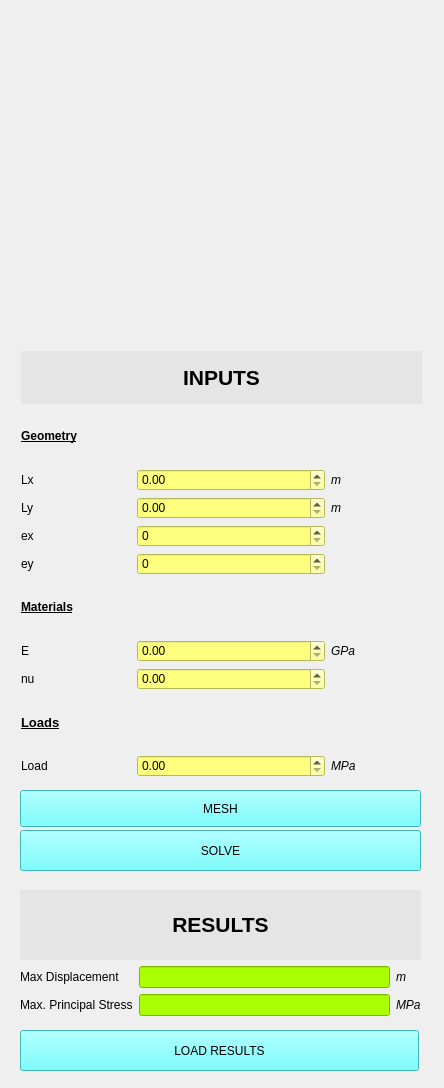
<?xml version="1.0" encoding="UTF-8"?>
<ui version="4.0">
 <class>MainWindow</class>
 <widget class="QMainWindow" name="MainWindow">
  <property name="geometry">
   <rect>
    <x>0</x>
    <y>0</y>
    <width>444</width>
    <height>1088</height>
   </rect>
  </property>
  <property name="windowTitle">
   <string>Glass Failure Calculator</string>
  </property>
  <widget class="QWidget" name="centralwidget">
   <property name="minimumSize">
    <size>
     <width>0</width>
     <height>0</height>
    </size>
   </property>
   <widget class="QWidget" name="plotter_container" native="true">
    <property name="geometry">
     <rect>
      <x>21</x>
      <y>22</y>
      <width>400</width>
      <height>322</height>
     </rect>
    </property>
    <property name="sizePolicy">
     <sizepolicy hsizetype="Expanding" vsizetype="Expanding">
      <horstretch>0</horstretch>
      <verstretch>0</verstretch>
     </sizepolicy>
    </property>
    <property name="minimumSize">
     <size>
      <width>400</width>
      <height>300</height>
     </size>
    </property>
   </widget>
   <widget class="QPushButton" name="solveButton">
    <property name="geometry">
     <rect>
      <x>20</x>
      <y>830</y>
      <width>401</width>
      <height>41</height>
     </rect>
    </property>
    <property name="styleSheet">
     <string notr="true">font: 700 12pt &quot;Arial&quot;;
background-color: rgb(85, 255, 255);</string>
    </property>
    <property name="text">
     <string>SOLVE</string>
    </property>
   </widget>
   <widget class="QPushButton" name="meshButton">
    <property name="geometry">
     <rect>
      <x>20</x>
      <y>790</y>
      <width>401</width>
      <height>37</height>
     </rect>
    </property>
    <property name="styleSheet">
     <string notr="true">font: 700 12pt &quot;Arial&quot;;
background-color: rgb(85, 255, 255);</string>
    </property>
    <property name="text">
     <string>MESH</string>
    </property>
   </widget>
   <widget class="QPushButton" name="load_results">
    <property name="geometry">
     <rect>
      <x>20</x>
      <y>1030</y>
      <width>399</width>
      <height>41</height>
     </rect>
    </property>
    <property name="styleSheet">
     <string notr="true">background-color: rgb(85, 255, 255);
font: 700 12pt &quot;Arial&quot;;</string>
    </property>
    <property name="text">
     <string>LOAD RESULTS</string>
    </property>
   </widget>
   <widget class="QWidget" name="layoutWidget">
    <property name="geometry">
     <rect>
      <x>21</x>
      <y>351</y>
      <width>401</width>
      <height>426</height>
     </rect>
    </property>
    <layout class="QGridLayout" name="gridLayout">
     <item row="4" column="0">
      <widget class="QLabel" name="label_ex">
       <property name="text">
        <string>ex</string>
       </property>
      </widget>
     </item>
     <item row="8" column="0">
      <widget class="QLabel" name="poissonsRatio">
       <property name="text">
        <string>nu</string>
       </property>
      </widget>
     </item>
     <item row="10" column="1" colspan="2">
      <widget class="QDoubleSpinBox" name="appliedLoad">
       <property name="styleSheet">
        <string notr="true">background-color: rgb(255, 255, 127);</string>
       </property>
      </widget>
     </item>
     <item row="5" column="1" colspan="2">
      <widget class="QSpinBox" name="ey">
       <property name="styleSheet">
        <string notr="true">background-color: rgb(255, 255, 127);</string>
       </property>
      </widget>
     </item>
     <item row="10" column="3">
      <widget class="QLabel" name="label_load_7">
       <property name="text">
        <string>&lt;html&gt;&lt;head/&gt;&lt;body&gt;&lt;p&gt;&lt;span style=&quot; font-style:italic;&quot;&gt;MPa&lt;/span&gt;&lt;/p&gt;&lt;/body&gt;&lt;/html&gt;</string>
       </property>
      </widget>
     </item>
     <item row="3" column="3">
      <widget class="QLabel" name="label_load_5">
       <property name="text">
        <string>&lt;html&gt;&lt;head/&gt;&lt;body&gt;&lt;p&gt;&lt;span style=&quot; font-style:italic;&quot;&gt;m&lt;/span&gt;&lt;/p&gt;&lt;/body&gt;&lt;/html&gt;</string>
       </property>
      </widget>
     </item>
     <item row="2" column="0">
      <widget class="QLabel" name="label_domain">
       <property name="text">
        <string>Lx                             </string>
       </property>
      </widget>
     </item>
     <item row="8" column="1" colspan="2">
      <widget class="QDoubleSpinBox" name="nu">
       <property name="styleSheet">
        <string notr="true">background-color: rgb(255, 255, 127);</string>
       </property>
      </widget>
     </item>
     <item row="3" column="1" colspan="2">
      <widget class="QDoubleSpinBox" name="Ly">
       <property name="styleSheet">
        <string notr="true">background-color: rgb(255, 255, 127);</string>
       </property>
       <property name="maximum">
        <double>999.000000000000000</double>
       </property>
      </widget>
     </item>
     <item row="1" column="0" colspan="2">
      <widget class="QLabel" name="label_3">
       <property name="text">
        <string>&lt;html&gt;&lt;head/&gt;&lt;body&gt;&lt;p&gt;&lt;span style=&quot; font-weight:700; text-decoration: underline;&quot;&gt;Geometry&lt;/span&gt;&lt;/p&gt;&lt;/body&gt;&lt;/html&gt;</string>
       </property>
      </widget>
     </item>
     <item row="2" column="3">
      <widget class="QLabel" name="label_load_4">
       <property name="text">
        <string>&lt;html&gt;&lt;head/&gt;&lt;body&gt;&lt;p&gt;&lt;span style=&quot; font-style:italic;&quot;&gt;m&lt;/span&gt;&lt;/p&gt;&lt;/body&gt;&lt;/html&gt;</string>
       </property>
      </widget>
     </item>
     <item row="9" column="0">
      <widget class="QLabel" name="label_4">
       <property name="text">
        <string>&lt;html&gt;&lt;head/&gt;&lt;body&gt;&lt;p&gt;&lt;span style=&quot; font-size:10pt; font-weight:700; text-decoration: underline;&quot;&gt;Loads&lt;/span&gt;&lt;/p&gt;&lt;/body&gt;&lt;/html&gt;</string>
       </property>
      </widget>
     </item>
     <item row="3" column="0">
      <widget class="QLabel" name="label_Ly">
       <property name="text">
        <string>Ly</string>
       </property>
      </widget>
     </item>
     <item row="6" column="0" colspan="2">
      <widget class="QLabel" name="label">
       <property name="text">
        <string>&lt;html&gt;&lt;head/&gt;&lt;body&gt;&lt;p&gt;&lt;span style=&quot; font-weight:700; text-decoration: underline;&quot;&gt;Materials&lt;/span&gt;&lt;/p&gt;&lt;/body&gt;&lt;/html&gt;</string>
       </property>
      </widget>
     </item>
     <item row="10" column="0">
      <widget class="QLabel" name="label_load">
       <property name="text">
        <string>Load</string>
       </property>
      </widget>
     </item>
     <item row="7" column="3">
      <widget class="QLabel" name="label_load_6">
       <property name="text">
        <string>&lt;html&gt;&lt;head/&gt;&lt;body&gt;&lt;p&gt;&lt;span style=&quot; font-style:italic;&quot;&gt;GPa&lt;/span&gt;&lt;/p&gt;&lt;/body&gt;&lt;/html&gt;</string>
       </property>
      </widget>
     </item>
     <item row="7" column="0">
      <widget class="QLabel" name="YoungModulus">
       <property name="text">
        <string>E</string>
       </property>
      </widget>
     </item>
     <item row="4" column="1" colspan="2">
      <widget class="QSpinBox" name="ex">
       <property name="styleSheet">
        <string notr="true">background-color: rgb(255, 255, 127);</string>
       </property>
       <property name="maximum">
        <number>1</number>
       </property>
      </widget>
     </item>
     <item row="5" column="0">
      <widget class="QLabel" name="label_ey">
       <property name="text">
        <string>ey</string>
       </property>
      </widget>
     </item>
     <item row="2" column="1" colspan="2">
      <widget class="QDoubleSpinBox" name="Lx">
       <property name="styleSheet">
        <string notr="true">background-color: rgb(255, 255, 127);</string>
       </property>
       <property name="maximum">
        <double>999.000000000000000</double>
       </property>
      </widget>
     </item>
     <item row="7" column="1" colspan="2">
      <widget class="QDoubleSpinBox" name="EMod">
       <property name="styleSheet">
        <string notr="true">background-color: rgb(255, 255, 127);</string>
       </property>
       <property name="maximum">
        <double>98.989999999999995</double>
       </property>
      </widget>
     </item>
     <item row="0" column="0" colspan="4">
      <widget class="QLabel" name="label_2">
       <property name="styleSheet">
        <string notr="true">background-color: rgb(229, 229, 229);</string>
       </property>
       <property name="text">
        <string>&lt;html&gt;&lt;head/&gt;&lt;body&gt;&lt;p align=&quot;center&quot;&gt;&lt;span style=&quot; font-size:16pt; font-weight:700;&quot;&gt;INPUTS&lt;/span&gt;&lt;/p&gt;&lt;/body&gt;&lt;/html&gt;</string>
       </property>
      </widget>
     </item>
    </layout>
   </widget>
   <widget class="QWidget" name="layoutWidget">
    <property name="geometry">
     <rect>
      <x>20</x>
      <y>890</y>
      <width>401</width>
      <height>126</height>
     </rect>
    </property>
    <layout class="QVBoxLayout" name="verticalLayout">
     <item>
      <layout class="QGridLayout" name="gridLayout_2">
       <item row="1" column="0">
        <widget class="QLabel" name="label_max_u">
         <property name="text">
          <string>Max Displacement</string>
         </property>
        </widget>
       </item>
       <item row="1" column="1">
        <widget class="QLineEdit" name="u_max">
         <property name="styleSheet">
          <string notr="true">background-color: rgb(170, 255, 0);</string>
         </property>
        </widget>
       </item>
       <item row="1" column="2">
        <widget class="QLabel" name="label_load_8">
         <property name="text">
          <string>&lt;html&gt;&lt;head/&gt;&lt;body&gt;&lt;p&gt;&lt;span style=&quot; font-style:italic;&quot;&gt;m&lt;/span&gt;&lt;/p&gt;&lt;/body&gt;&lt;/html&gt;</string>
         </property>
        </widget>
       </item>
       <item row="2" column="0">
        <widget class="QLabel" name="label_max_p_stress">
         <property name="text">
          <string>Max. Principal Stress</string>
         </property>
        </widget>
       </item>
       <item row="2" column="1">
        <widget class="QLineEdit" name="sigma_1">
         <property name="styleSheet">
          <string notr="true">background-color: rgb(170, 255, 0);</string>
         </property>
        </widget>
       </item>
       <item row="2" column="2">
        <widget class="QLabel" name="label_load_9">
         <property name="text">
          <string>&lt;html&gt;&lt;head/&gt;&lt;body&gt;&lt;p&gt;&lt;span style=&quot; font-style:italic;&quot;&gt;MPa&lt;/span&gt;&lt;/p&gt;&lt;/body&gt;&lt;/html&gt;</string>
         </property>
        </widget>
       </item>
       <item row="0" column="0" colspan="3">
        <widget class="QLabel" name="label_5">
         <property name="styleSheet">
          <string notr="true">background-color: rgb(229, 229, 229);</string>
         </property>
         <property name="text">
          <string>&lt;html&gt;&lt;head/&gt;&lt;body&gt;&lt;p align=&quot;center&quot;&gt;&lt;span style=&quot; font-size:16pt; font-weight:700;&quot;&gt;RESULTS&lt;/span&gt;&lt;/p&gt;&lt;/body&gt;&lt;/html&gt;</string>
         </property>
        </widget>
       </item>
      </layout>
     </item>
    </layout>
   </widget>
  </widget>
 </widget>
 <tabstops>
  <tabstop>Lx</tabstop>
  <tabstop>Ly</tabstop>
  <tabstop>ex</tabstop>
  <tabstop>ey</tabstop>
  <tabstop>EMod</tabstop>
  <tabstop>nu</tabstop>
  <tabstop>appliedLoad</tabstop>
  <tabstop>meshButton</tabstop>
  <tabstop>solveButton</tabstop>
  <tabstop>u_max</tabstop>
  <tabstop>sigma_1</tabstop>
  <tabstop>load_results</tabstop>
 </tabstops>
 <resources/>
 <connections/>
</ui>
